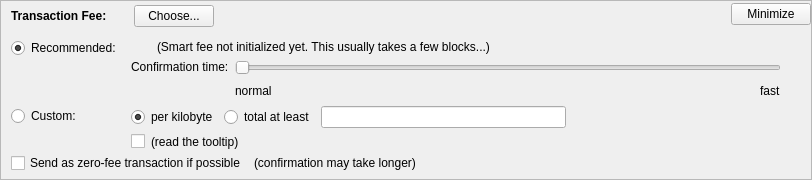
    <widget class="QFrame" name="frameFee">
     <property name="sizePolicy">
      <sizepolicy hsizetype="Expanding" vsizetype="Expanding">
       <horstretch>0</horstretch>
       <verstretch>0</verstretch>
      </sizepolicy>
     </property>
     <property name="maximumSize">
      <size>
       <width>16777215</width>
       <height>16777215</height>
      </size>
     </property>
     <property name="frameShape">
      <enum>QFrame::StyledPanel</enum>
     </property>
     <property name="frameShadow">
      <enum>QFrame::Sunken</enum>
     </property>
     <layout class="QVBoxLayout" name="verticalLayoutFee1">
      <property name="spacing">
       <number>0</number>
      </property>
      <property name="leftMargin">
       <number>0</number>
      </property>
      <property name="topMargin">
       <number>0</number>
      </property>
      <property name="rightMargin">
       <number>0</number>
      </property>
      <property name="bottomMargin">
       <number>0</number>
      </property>
      <item>
       <layout class="QVBoxLayout" name="verticalLayoutFee2" stretch="0,0,0">
        <property name="spacing">
         <number>0</number>
        </property>
        <property name="leftMargin">
         <number>10</number>
        </property>
        <property name="topMargin">
         <number>0</number>
        </property>
        <item>
         <layout class="QHBoxLayout" name="horizontalLayoutFee1">
          <property name="bottomMargin">
           <number>0</number>
          </property>
          <item>
           <layout class="QVBoxLayout" name="verticalLayoutFee7">
            <property name="spacing">
             <number>0</number>
            </property>
            <item>
             <spacer name="verticalSpacerSmartFee">
              <property name="orientation">
               <enum>Qt::Vertical</enum>
              </property>
              <property name="sizeType">
               <enum>QSizePolicy::Fixed</enum>
              </property>
              <property name="sizeHint" stdset="0">
               <size>
                <width>1</width>
                <height>4</height>
               </size>
              </property>
             </spacer>
            </item>
            <item>
             <layout class="QHBoxLayout" name="horizontalLayoutSmartFee">
              <property name="spacing">
               <number>10</number>
              </property>
              <item>
               <widget class="QLabel" name="labelFeeHeadline">
                <property name="sizePolicy">
                 <sizepolicy hsizetype="Preferred" vsizetype="Maximum">
                  <horstretch>0</horstretch>
                  <verstretch>0</verstretch>
                 </sizepolicy>
                </property>
                <property name="font">
                 <font>
                  <weight>75</weight>
                  <bold>true</bold>
                 </font>
                </property>
                <property name="styleSheet">
                 <string notr="true">font-weight:bold;</string>
                </property>
                <property name="text">
                 <string>Transaction Fee:</string>
                </property>
               </widget>
              </item>
              <item>
               <widget class="QLabel" name="labelFeeMinimized">
                <property name="text">
                 <string/>
                </property>
               </widget>
              </item>
              <item>
               <widget class="QPushButton" name="buttonChooseFee">
                <property name="text">
                 <string>Choose...</string>
                </property>
               </widget>
              </item>
             </layout>
            </item>
            <item>
             <spacer name="verticalSpacer_5">
              <property name="orientation">
               <enum>Qt::Vertical</enum>
              </property>
              <property name="sizeHint" stdset="0">
               <size>
                <width>1</width>
                <height>1</height>
               </size>
              </property>
             </spacer>
            </item>
           </layout>
          </item>
          <item>
           <spacer name="horizontalSpacer_4">
            <property name="orientation">
             <enum>Qt::Horizontal</enum>
            </property>
            <property name="sizeHint" stdset="0">
             <size>
              <width>40</width>
              <height>20</height>
             </size>
            </property>
           </spacer>
          </item>
          <item>
           <widget class="QPushButton" name="buttonMinimizeFee">
            <property name="toolTip">
             <string>collapse fee-settings</string>
            </property>
            <property name="text">
             <string>Minimize</string>
            </property>
           </widget>
          </item>
         </layout>
        </item>
        <item>
         <widget class="QFrame" name="frameFeeSelection">
          <layout class="QVBoxLayout" name="verticalLayoutFee12">
           <property name="spacing">
            <number>0</number>
           </property>
           <property name="leftMargin">
            <number>0</number>
           </property>
           <property name="topMargin">
            <number>0</number>
           </property>
           <property name="rightMargin">
            <number>0</number>
           </property>
           <property name="bottomMargin">
            <number>0</number>
           </property>
           <item>
            <layout class="QGridLayout" name="gridLayoutFee">
             <property name="topMargin">
              <number>10</number>
             </property>
             <property name="bottomMargin">
              <number>4</number>
             </property>
             <property name="horizontalSpacing">
              <number>10</number>
             </property>
             <property name="verticalSpacing">
              <number>4</number>
             </property>
             <item row="1" column="1">
              <layout class="QVBoxLayout" name="verticalLayoutFee8">
               <property name="spacing">
                <number>6</number>
               </property>
               <item>
                <layout class="QHBoxLayout" name="horizontalLayoutFee13">
                 <item>
                  <widget class="QRadioButton" name="radioCustomPerKilobyte">
                   <property name="toolTip">
                    <string>If the custom fee is set to 1000 satoshis and the transaction is only 250 bytes, then &quot;per kilobyte&quot; only pays 250 satoshis in fee, while &quot;total at least&quot; pays 1000 satoshis. For transactions bigger than a kilobyte both pay by kilobyte.</string>
                   </property>
                   <property name="text">
                    <string>per kilobyte</string>
                   </property>
                   <property name="checked">
                    <bool>true</bool>
                   </property>
                   <attribute name="buttonGroup">
                    <string notr="true">groupCustomFee</string>
                   </attribute>
                  </widget>
                 </item>
                 <item>
                  <widget class="QRadioButton" name="radioCustomAtLeast">
                   <property name="toolTip">
                    <string>If the custom fee is set to 1000 satoshis and the transaction is only 250 bytes, then &quot;per kilobyte&quot; only pays 250 satoshis in fee, while &quot;total at least&quot; pays 1000 satoshis. For transactions bigger than a kilobyte both pay by kilobyte.</string>
                   </property>
                   <property name="text">
                    <string>total at least</string>
                   </property>
                   <attribute name="buttonGroup">
                    <string notr="true">groupCustomFee</string>
                   </attribute>
                  </widget>
                 </item>
                 <item>
                  <widget class="BitcoinAmountField" name="customFee"/>
                 </item>
                 <item>
                  <spacer name="horizontalSpacer_6">
                   <property name="orientation">
                    <enum>Qt::Horizontal</enum>
                   </property>
                   <property name="sizeHint" stdset="0">
                    <size>
                     <width>1</width>
                     <height>1</height>
                    </size>
                   </property>
                  </spacer>
                 </item>
                </layout>
               </item>
               <item>
                <layout class="QHBoxLayout" name="horizontalLayoutFee8">
                 <item>
                  <widget class="QCheckBox" name="checkBoxMinimumFee">
                   <property name="toolTip">
                    <string>Paying only the minimum fee is just fine as long as there is less transaction volume than space in the blocks. But be aware that this can end up in a never confirming transaction once there is more demand for solari transactions than the network can process.</string>
                   </property>
                   <property name="text">
                    <string/>
                   </property>
                  </widget>
                 </item>
                 <item>
                  <widget class="QLabel" name="labelMinFeeWarning">
                   <property name="enabled">
                    <bool>true</bool>
                   </property>
                   <property name="toolTip">
                    <string>Paying only the minimum fee is just fine as long as there is less transaction volume than space in the blocks. But be aware that this can end up in a never confirming transaction once there is more demand for solari transactions than the network can process.</string>
                   </property>
                   <property name="text">
                    <string>(read the tooltip)</string>
                   </property>
                   <property name="margin">
                    <number>5</number>
                   </property>
                  </widget>
                 </item>
                 <item>
                  <spacer name="horizontalSpacer_2">
                   <property name="orientation">
                    <enum>Qt::Horizontal</enum>
                   </property>
                   <property name="sizeHint" stdset="0">
                    <size>
                     <width>1</width>
                     <height>1</height>
                    </size>
                   </property>
                  </spacer>
                 </item>
                </layout>
               </item>
              </layout>
             </item>
             <item row="0" column="0">
              <layout class="QVBoxLayout" name="verticalLayoutFee4" stretch="0,1">
               <item>
                <widget class="QRadioButton" name="radioSmartFee">
                 <property name="text">
                  <string>Recommended:</string>
                 </property>
                 <property name="checked">
                  <bool>true</bool>
                 </property>
                 <attribute name="buttonGroup">
                  <string notr="true">groupFee</string>
                 </attribute>
                </widget>
               </item>
               <item>
                <spacer name="verticalSpacer_2">
                 <property name="orientation">
                  <enum>Qt::Vertical</enum>
                 </property>
                 <property name="sizeHint" stdset="0">
                  <size>
                   <width>1</width>
                   <height>1</height>
                  </size>
                 </property>
                </spacer>
               </item>
              </layout>
             </item>
             <item row="1" column="0">
              <layout class="QVBoxLayout" name="verticalLayoutFee9" stretch="0,1">
               <item>
                <widget class="QRadioButton" name="radioCustomFee">
                 <property name="text">
                  <string>Custom:</string>
                 </property>
                 <attribute name="buttonGroup">
                  <string notr="true">groupFee</string>
                 </attribute>
                </widget>
               </item>
               <item>
                <spacer name="verticalSpacer_6">
                 <property name="orientation">
                  <enum>Qt::Vertical</enum>
                 </property>
                 <property name="sizeHint" stdset="0">
                  <size>
                   <width>1</width>
                   <height>1</height>
                  </size>
                 </property>
                </spacer>
               </item>
              </layout>
             </item>
             <item row="0" column="1">
              <layout class="QVBoxLayout" name="verticalLayoutFee3" stretch="0,0,1">
               <property name="spacing">
                <number>6</number>
               </property>
               <property name="topMargin">
                <number>2</number>
               </property>
               <item>
                <layout class="QHBoxLayout" name="horizontalLayoutFee12">
                 <item>
                  <widget class="QLabel" name="labelSmartFee">
                   <property name="text">
                    <string/>
                   </property>
                   <property name="margin">
                    <number>2</number>
                   </property>
                  </widget>
                 </item>
                 <item>
                  <widget class="QLabel" name="labelFeeEstimation">
                   <property name="text">
                    <string/>
                   </property>
                  </widget>
                 </item>
                 <item>
                  <widget class="QLabel" name="labelSmartFee2">
                   <property name="text">
                    <string>(Smart fee not initialized yet. This usually takes a few blocks...)</string>
                   </property>
                   <property name="margin">
                    <number>2</number>
                   </property>
                  </widget>
                 </item>
                 <item>
                  <spacer name="horizontalSpacer_5">
                   <property name="orientation">
                    <enum>Qt::Horizontal</enum>
                   </property>
                   <property name="sizeHint" stdset="0">
                    <size>
                     <width>1</width>
                     <height>1</height>
                    </size>
                   </property>
                  </spacer>
                 </item>
                </layout>
               </item>
               <item>
                <layout class="QHBoxLayout" name="horizontalLayoutFee9">
                 <item>
                  <layout class="QVBoxLayout" name="verticalLayoutFee6">
                   <item>
                    <widget class="QLabel" name="labelSmartFee3">
                     <property name="text">
                      <string>Confirmation time:</string>
                     </property>
                     <property name="margin">
                      <number>2</number>
                     </property>
                    </widget>
                   </item>
                   <item>
                    <spacer name="verticalSpacer_3">
                     <property name="orientation">
                      <enum>Qt::Vertical</enum>
                     </property>
                     <property name="sizeHint" stdset="0">
                      <size>
                       <width>1</width>
                       <height>1</height>
                      </size>
                     </property>
                    </spacer>
                   </item>
                  </layout>
                 </item>
                 <item>
                  <layout class="QVBoxLayout" name="verticalLayoutFee5">
                   <property name="rightMargin">
                    <number>30</number>
                   </property>
                   <item>
                    <widget class="QSlider" name="sliderSmartFee">
                     <property name="minimum">
                      <number>0</number>
                     </property>
                     <property name="maximum">
                      <number>24</number>
                     </property>
                     <property name="pageStep">
                      <number>1</number>
                     </property>
                     <property name="value">
                      <number>0</number>
                     </property>
                     <property name="orientation">
                      <enum>Qt::Horizontal</enum>
                     </property>
                     <property name="invertedAppearance">
                      <bool>false</bool>
                     </property>
                     <property name="invertedControls">
                      <bool>false</bool>
                     </property>
                     <property name="tickPosition">
                      <enum>QSlider::NoTicks</enum>
                     </property>
                    </widget>
                   </item>
                   <item>
                    <layout class="QHBoxLayout" name="horizontalLayoutFee10">
                     <item>
                      <widget class="QLabel" name="labelSmartFeeNormal">
                       <property name="text">
                        <string>normal</string>
                       </property>
                      </widget>
                     </item>
                     <item>
                      <spacer name="horizontalSpacer_3">
                       <property name="orientation">
                        <enum>Qt::Horizontal</enum>
                       </property>
                       <property name="sizeHint" stdset="0">
                        <size>
                         <width>40</width>
                         <height>20</height>
                        </size>
                       </property>
                      </spacer>
                     </item>
                     <item>
                      <widget class="QLabel" name="labelSmartFeeFast">
                       <property name="text">
                        <string>fast</string>
                       </property>
                      </widget>
                     </item>
                    </layout>
                   </item>
                  </layout>
                 </item>
                </layout>
               </item>
               <item>
                <spacer name="verticalSpacer_4">
                 <property name="orientation">
                  <enum>Qt::Vertical</enum>
                 </property>
                 <property name="sizeHint" stdset="0">
                  <size>
                   <width>1</width>
                   <height>1</height>
                  </size>
                 </property>
                </spacer>
               </item>
              </layout>
             </item>
            </layout>
           </item>
           <item>
            <layout class="QHBoxLayout" name="horizontalLayoutFee5" stretch="0,0,0">
             <property name="spacing">
              <number>8</number>
             </property>
             <property name="bottomMargin">
              <number>4</number>
             </property>
             <item>
              <widget class="QCheckBox" name="checkBoxFreeTx">
               <property name="text">
                <string>Send as zero-fee transaction if possible</string>
               </property>
              </widget>
             </item>
             <item>
              <widget class="QLabel" name="labelFreeTx">
               <property name="text">
                <string>(confirmation may take longer)</string>
               </property>
               <property name="margin">
                <number>5</number>
               </property>
              </widget>
             </item>
             <item>
              <spacer name="horizontalSpacerFee5">
               <property name="orientation">
                <enum>Qt::Horizontal</enum>
               </property>
               <property name="sizeHint" stdset="0">
                <size>
                 <width>1</width>
                 <height>1</height>
                </size>
               </property>
              </spacer>
             </item>
            </layout>
           </item>
           <item>
            <spacer name="verticalSpacerFee2">
             <property name="orientation">
              <enum>Qt::Vertical</enum>
             </property>
             <property name="sizeHint" stdset="0">
              <size>
               <width>1</width>
               <height>1</height>
              </size>
             </property>
            </spacer>
           </item>
          </layout>
         </widget>
        </item>
        <item>
         <spacer name="verticalSpacerFee">
          <property name="orientation">
           <enum>Qt::Vertical</enum>
          </property>
          <property name="sizeHint" stdset="0">
           <size>
            <width>800</width>
            <height>1</height>
           </size>
          </property>
         </spacer>
        </item>
       </layout>
      </item>
     </layout>
    </widget>
